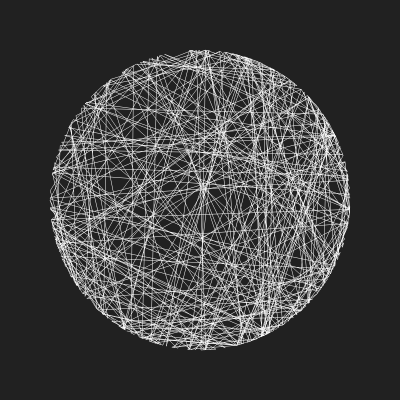
Frame 1 (no input)
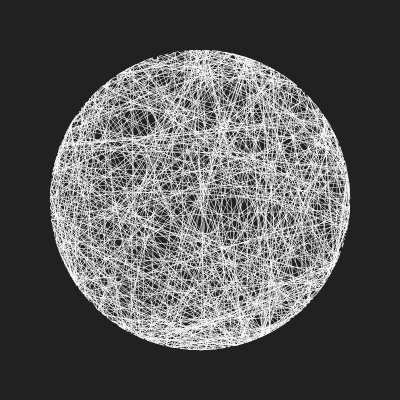
Frame 2 (the mouse pressed at the canvas centre, redrawn once)

The p5.js sketch that drew these frames (run headless with seeded random() and noise() and a simulated clock; the mouse was pressed at the canvas centre and the sketch redrawn once):

// p5.js sketch
// ── sketch.js
//https://github.com/Volorf/Processing-Posters

let itter = 1000;
let r = 150;
let cX = [];
let cY = [];
let step;

function setup() {
  pixelDensity(2);
  step = TWO_PI / itter;
  createCanvas(400, 400);
  background(33);
  for (let i = 0; i < itter; i++) {
    cX.push(cos(step * i) * r);
    cY.push(sin(step * i) * r);
  }
  noLoop();
}

function draw() {
  translate(width / 2, height / 2);
  for (let i = 0; i < itter; i++) {}
  beginShape();
  for (let i = 0; i < itter; i += 1) {
    strokeCap(ROUND);
    strokeJoin(ROUND);
    strokeWeight(0.5);
    stroke("f5");
    noFill();
    let rI1 = round(randomGaussian(20, itter));
    let rI2 = round(random(0, itter));
    vertex(cX[rI1], cY[rI1]);
    push();
    fill(245);
    pop();
  }
  endShape();
}
